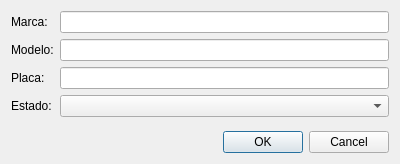
<?xml version="1.0" encoding="UTF-8"?>
<ui version="4.0">
 <class>VehiculoDialog</class>
 <widget class="QDialog" name="VehiculoDialog">
  <property name="geometry">
   <rect>
    <x>0</x>
    <y>0</y>
    <width>400</width>
    <height>164</height>
   </rect>
  </property>
  <property name="windowTitle">
   <string>Dialog</string>
  </property>
  <layout class="QVBoxLayout" name="verticalLayout">
   <item>
    <layout class="QFormLayout" name="formLayout">
     <item row="0" column="0">
      <widget class="QLabel" name="label">
       <property name="text">
        <string>Marca:</string>
       </property>
      </widget>
     </item>
     <item row="0" column="1">
      <widget class="QLineEdit" name="lineEdit"/>
     </item>
     <item row="1" column="0">
      <widget class="QLabel" name="label_2">
       <property name="text">
        <string>Modelo:</string>
       </property>
      </widget>
     </item>
     <item row="1" column="1">
      <widget class="QLineEdit" name="lineEdit_2"/>
     </item>
     <item row="2" column="0">
      <widget class="QLabel" name="label_3">
       <property name="text">
        <string>Placa:</string>
       </property>
      </widget>
     </item>
     <item row="2" column="1">
      <widget class="QLineEdit" name="lineEdit_3"/>
     </item>
     <item row="3" column="0">
      <widget class="QLabel" name="label_4">
       <property name="text">
        <string>Estado:</string>
       </property>
      </widget>
     </item>
     <item row="3" column="1">
      <widget class="QComboBox" name="comboBox"/>
     </item>
    </layout>
   </item>
   <item>
    <widget class="QDialogButtonBox" name="buttonBox">
     <property name="orientation">
      <enum>Qt::Orientation::Horizontal</enum>
     </property>
     <property name="standardButtons">
      <set>QDialogButtonBox::StandardButton::Cancel|QDialogButtonBox::StandardButton::Ok</set>
     </property>
    </widget>
   </item>
  </layout>
 </widget>
 <resources/>
 <connections>
  <connection>
   <sender>buttonBox</sender>
   <signal>accepted()</signal>
   <receiver>VehiculoDialog</receiver>
   <slot>accept()</slot>
   <hints>
    <hint type="sourcelabel">
     <x>248</x>
     <y>254</y>
    </hint>
    <hint type="destinationlabel">
     <x>157</x>
     <y>274</y>
    </hint>
   </hints>
  </connection>
  <connection>
   <sender>buttonBox</sender>
   <signal>rejected()</signal>
   <receiver>VehiculoDialog</receiver>
   <slot>reject()</slot>
   <hints>
    <hint type="sourcelabel">
     <x>316</x>
     <y>260</y>
    </hint>
    <hint type="destinationlabel">
     <x>286</x>
     <y>274</y>
    </hint>
   </hints>
  </connection>
 </connections>
</ui>
